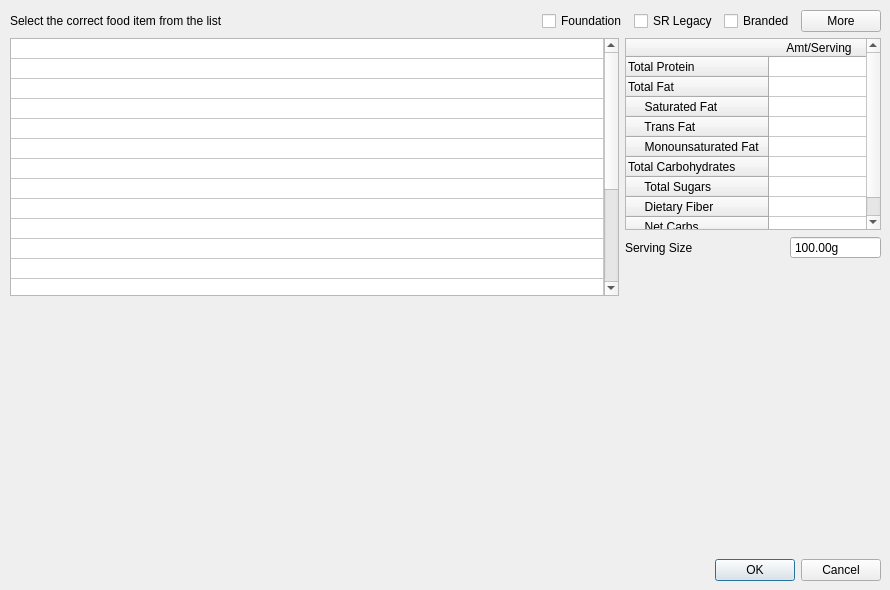
<?xml version="1.0" encoding="UTF-8"?>
<ui version="4.0">
 <class>FoodSearchDialog</class>
 <widget class="QDialog" name="FoodSearchDialog">
  <property name="geometry">
   <rect>
    <x>0</x>
    <y>0</y>
    <width>890</width>
    <height>590</height>
   </rect>
  </property>
  <property name="windowTitle">
   <string>Select Food Item</string>
  </property>
  <widget class="QWidget" name="verticalLayoutWidget_2">
   <property name="geometry">
    <rect>
     <x>10</x>
     <y>10</y>
     <width>871</width>
     <height>571</height>
    </rect>
   </property>
   <layout class="QVBoxLayout" name="verticalLayout_2" stretch="0,1,0">
    <item>
     <layout class="QHBoxLayout" name="horizontalLayout_2">
      <item>
       <widget class="QLabel" name="label">
        <property name="sizePolicy">
         <sizepolicy hsizetype="Expanding" vsizetype="Preferred">
          <horstretch>0</horstretch>
          <verstretch>0</verstretch>
         </sizepolicy>
        </property>
        <property name="text">
         <string>Select the correct food item from the list</string>
        </property>
       </widget>
      </item>
      <item>
       <layout class="QHBoxLayout" name="horizontalLayout_4">
        <item>
         <widget class="QCheckBox" name="cbFoundation">
          <property name="text">
           <string>Foundation</string>
          </property>
         </widget>
        </item>
        <item>
         <widget class="QCheckBox" name="cbSrLegacy">
          <property name="text">
           <string>SR Legacy</string>
          </property>
         </widget>
        </item>
        <item>
         <widget class="QCheckBox" name="cbBranded">
          <property name="text">
           <string>Branded</string>
          </property>
         </widget>
        </item>
       </layout>
      </item>
      <item>
       <widget class="QPushButton" name="pbMore">
        <property name="text">
         <string>More</string>
        </property>
       </widget>
      </item>
     </layout>
    </item>
    <item>
     <layout class="QHBoxLayout" name="horizontalLayout" stretch="1,0">
      <item>
       <layout class="QVBoxLayout" name="verticalLayout_3" stretch="0,0">
        <item>
         <widget class="QTableWidget" name="tableList">
          <property name="sizePolicy">
           <sizepolicy hsizetype="Expanding" vsizetype="Expanding">
            <horstretch>0</horstretch>
            <verstretch>0</verstretch>
           </sizepolicy>
          </property>
          <property name="selectionMode">
           <enum>QAbstractItemView::SingleSelection</enum>
          </property>
          <property name="selectionBehavior">
           <enum>QAbstractItemView::SelectRows</enum>
          </property>
          <property name="rowCount">
           <number>20</number>
          </property>
          <property name="columnCount">
           <number>1</number>
          </property>
          <attribute name="horizontalHeaderVisible">
           <bool>false</bool>
          </attribute>
          <attribute name="horizontalHeaderStretchLastSection">
           <bool>true</bool>
          </attribute>
          <attribute name="verticalHeaderVisible">
           <bool>false</bool>
          </attribute>
          <attribute name="verticalHeaderDefaultSectionSize">
           <number>20</number>
          </attribute>
          <attribute name="verticalHeaderMinimumSectionSize">
           <number>20</number>
          </attribute>
          <row/>
          <row/>
          <row/>
          <row/>
          <row/>
          <row/>
          <row/>
          <row/>
          <row/>
          <row/>
          <row/>
          <row/>
          <row/>
          <row/>
          <row/>
          <row/>
          <row/>
          <row/>
          <row/>
          <row/>
          <column/>
         </widget>
        </item>
        <item>
         <spacer name="verticalSpacer_2">
          <property name="orientation">
           <enum>Qt::Vertical</enum>
          </property>
          <property name="sizeHint" stdset="0">
           <size>
            <width>20</width>
            <height>0</height>
           </size>
          </property>
         </spacer>
        </item>
       </layout>
      </item>
      <item>
       <layout class="QVBoxLayout" name="verticalLayout" stretch="0,0,1">
        <item>
         <widget class="QTableWidget" name="tableNutrients">
          <property name="sizePolicy">
           <sizepolicy hsizetype="Preferred" vsizetype="Preferred">
            <horstretch>0</horstretch>
            <verstretch>0</verstretch>
           </sizepolicy>
          </property>
          <property name="selectionMode">
           <enum>QAbstractItemView::NoSelection</enum>
          </property>
          <property name="rowCount">
           <number>9</number>
          </property>
          <property name="columnCount">
           <number>1</number>
          </property>
          <attribute name="horizontalHeaderVisible">
           <bool>true</bool>
          </attribute>
          <attribute name="horizontalHeaderStretchLastSection">
           <bool>true</bool>
          </attribute>
          <attribute name="verticalHeaderVisible">
           <bool>true</bool>
          </attribute>
          <attribute name="verticalHeaderDefaultSectionSize">
           <number>20</number>
          </attribute>
          <attribute name="verticalHeaderMinimumSectionSize">
           <number>20</number>
          </attribute>
          <row>
           <property name="text">
            <string>Total Protein</string>
           </property>
          </row>
          <row>
           <property name="text">
            <string>Total Fat</string>
           </property>
          </row>
          <row>
           <property name="text">
            <string>     Saturated Fat</string>
           </property>
          </row>
          <row>
           <property name="text">
            <string>     Trans Fat</string>
           </property>
          </row>
          <row>
           <property name="text">
            <string>     Monounsaturated Fat</string>
           </property>
          </row>
          <row>
           <property name="text">
            <string>Total Carbohydrates</string>
           </property>
          </row>
          <row>
           <property name="text">
            <string>     Total Sugars</string>
           </property>
          </row>
          <row>
           <property name="text">
            <string>     Dietary Fiber</string>
           </property>
          </row>
          <row>
           <property name="text">
            <string>     Net Carbs</string>
           </property>
          </row>
          <column>
           <property name="text">
            <string>Amt/Serving</string>
           </property>
          </column>
         </widget>
        </item>
        <item>
         <layout class="QHBoxLayout" name="horizontalLayout_3">
          <item>
           <widget class="QLabel" name="lblSvgSize">
            <property name="text">
             <string>Serving Size</string>
            </property>
           </widget>
          </item>
          <item>
           <spacer name="horizontalSpacer">
            <property name="orientation">
             <enum>Qt::Horizontal</enum>
            </property>
            <property name="sizeHint" stdset="0">
             <size>
              <width>40</width>
              <height>20</height>
             </size>
            </property>
           </spacer>
          </item>
          <item>
           <widget class="QDoubleSpinBox" name="dblSvgSize">
            <property name="sizePolicy">
             <sizepolicy hsizetype="Expanding" vsizetype="Fixed">
              <horstretch>0</horstretch>
              <verstretch>0</verstretch>
             </sizepolicy>
            </property>
            <property name="buttonSymbols">
             <enum>QAbstractSpinBox::NoButtons</enum>
            </property>
            <property name="suffix">
             <string>g</string>
            </property>
            <property name="maximum">
             <double>1000000.000000000000000</double>
            </property>
            <property name="value">
             <double>100.000000000000000</double>
            </property>
           </widget>
          </item>
         </layout>
        </item>
        <item>
         <spacer name="verticalSpacer">
          <property name="orientation">
           <enum>Qt::Vertical</enum>
          </property>
          <property name="sizeHint" stdset="0">
           <size>
            <width>20</width>
            <height>40</height>
           </size>
          </property>
         </spacer>
        </item>
       </layout>
      </item>
     </layout>
    </item>
    <item>
     <widget class="QDialogButtonBox" name="buttonBox">
      <property name="sizePolicy">
       <sizepolicy hsizetype="Expanding" vsizetype="Minimum">
        <horstretch>0</horstretch>
        <verstretch>0</verstretch>
       </sizepolicy>
      </property>
      <property name="orientation">
       <enum>Qt::Horizontal</enum>
      </property>
      <property name="standardButtons">
       <set>QDialogButtonBox::Cancel|QDialogButtonBox::Ok</set>
      </property>
     </widget>
    </item>
   </layout>
  </widget>
 </widget>
 <resources/>
 <connections>
  <connection>
   <sender>buttonBox</sender>
   <signal>accepted()</signal>
   <receiver>FoodSearchDialog</receiver>
   <slot>accept()</slot>
   <hints>
    <hint type="sourcelabel">
     <x>248</x>
     <y>254</y>
    </hint>
    <hint type="destinationlabel">
     <x>157</x>
     <y>274</y>
    </hint>
   </hints>
  </connection>
  <connection>
   <sender>buttonBox</sender>
   <signal>rejected()</signal>
   <receiver>FoodSearchDialog</receiver>
   <slot>reject()</slot>
   <hints>
    <hint type="sourcelabel">
     <x>316</x>
     <y>260</y>
    </hint>
    <hint type="destinationlabel">
     <x>286</x>
     <y>274</y>
    </hint>
   </hints>
  </connection>
 </connections>
</ui>
